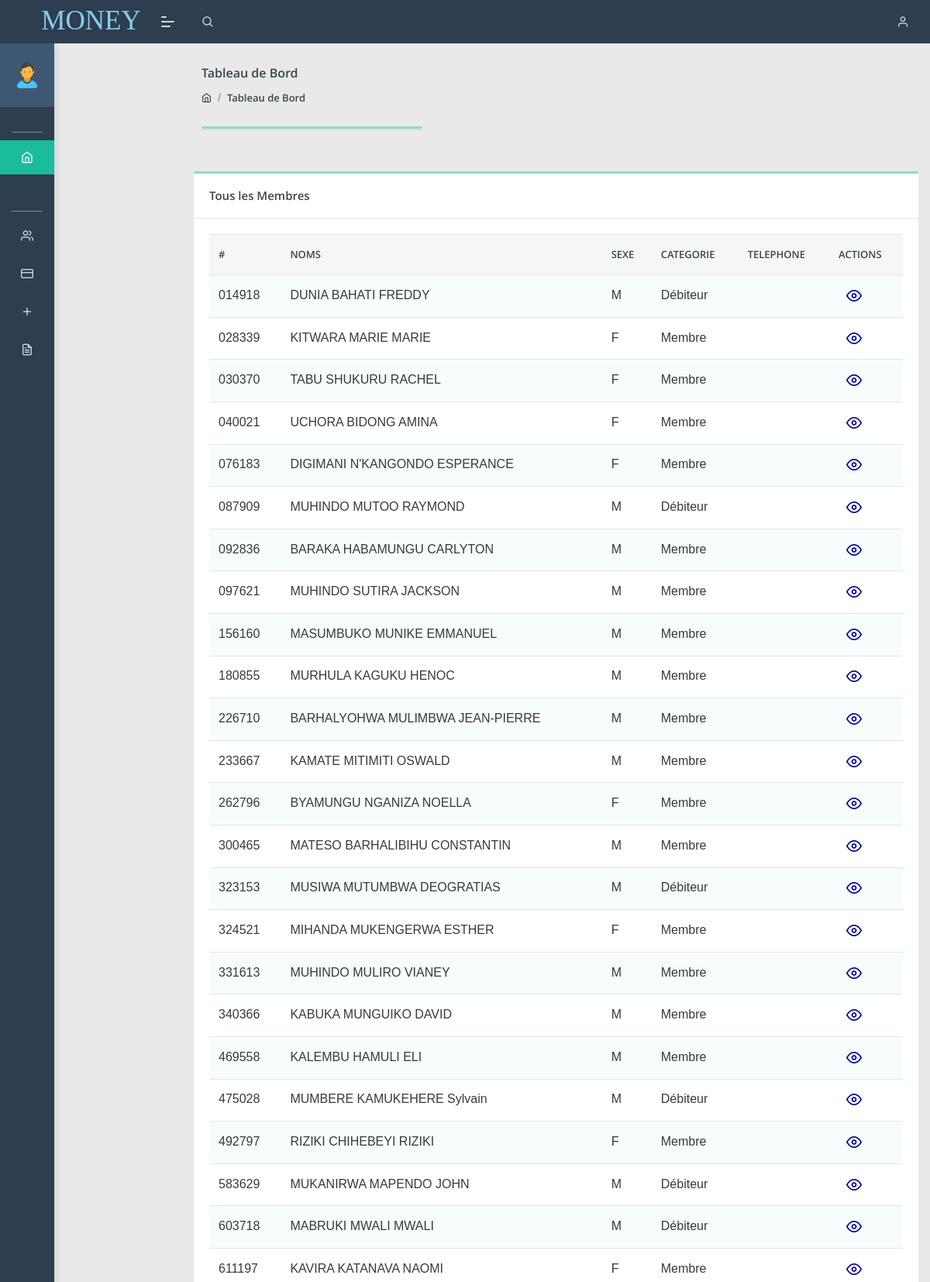
The app's page /dashboard (signed in, upper part) with its own data.
### tables this page shows
CREATE TABLE `membres` (
  `id` varchar(50) NOT NULL,
  `fname` varchar(100) NOT NULL,
  `postnom` varchar(100) NOT NULL,
  `prenom` varchar(100) NOT NULL,
  `sex` varchar(100) NOT NULL,
  `bplace` varchar(100) NOT NULL,
  `bday` date NOT NULL,
  `phone` varchar(15) NOT NULL,
  `member_type` varchar(20) NOT NULL,
  `adress` varchar(200) NOT NULL,
  `parts` int(11) NOT NULL
);

### dashboard.php (the view, shortened to what this page needs)
<?php
include './headers.php';
require './db/db.php';
 ?>
<body class="">
    <?php
    include './navbar.php';
    ?>
    <div class="separator" style="height:60px;"></div>
    <div class="pcoded-main-container">
        <div class="pcoded-content">
            <div class="page-header">
                <div class="page-block">
                    <div class="row align-items-center">
                        <div class="col-md-12">
                            <div class="page-header-title">
                                <h5 class="m-b-10">Tableau de Bord</h5>
                            </div>
                            <ul class="breadcrumb">
                                <li class="breadcrumb-item"><a href="index.html"><i class="feather icon-home"></i></a>
                                </li>
                                <li class="breadcrumb-item"><a href="#!">Tableau de Bord</a></li>
                            </ul>
                        </div>
                    </div>
                </div>
            </div>
            <div class="row">
                <div class="col-md-12 col-xl-4">
                    <div class="card support-bar overflow-hidden">
                        </div>
                    </div>
                </div>
            </div>
                <div class="col-xl-12">
                    <div class="card">
                        <div class="card-header">
                            <h5>Tous les Membres</h5>
                        </div>
                        <div class="card-body table-border-style">
                            <div class="table-responsive">
                                <table class="table table-striped" id="tables">
                                    <thead>
                                        <tr>
                                            <th>#</th>
                                            <th>Noms</th>
                                            <th>Sexe</th>
                                            <th>Categorie</th>
                                            <th>Telephone</th>
                                            <th>Actions</th>
                                        </tr>
                                    </thead>
                                    <tbody>
                                        <?php
                                        $sqlquery="SELECT * FROM membres";
                                        $result=mysqli_query($conn, $sqlquery);
                                        $count=mysqli_num_rows($result);
                                        if($count> 0){
                                          while($row=mysqli_fetch_assoc($result)){
                                            ?>
                                        <tr>
                                            <td><?php echo $row['id'] ?></td>
                                            <td><?php echo $names= $row['fname'].' '.$row['postnom'].' '.$row['prenom'] ?>
                                            </td>
                                            <td><?php echo $row['sex'] ?></td>
                                            <td><?php echo $row['member_type'] ?></td>
                                            <td><?php echo $row['phone'] ?></td>
                                            <td>
                                                <a href="member_details?id=<?php echo  $row['id'] ?> "><i
                                                        class="feather icon-eye"
                                                        style="color: rgb(0, 0, 150); font-size: 20px;padding: 5px; margin:5px"></i></a>
                                        </tr>
                                        <?php }} ?>
                                    </tbody>
                                </table>
                            </div>
                        </div>
                    </div>
                </div>
            </div>
</body>
</html>

### records on screen
membres: id "014918", fname+postnom+prenom "DUNIA BAHATI FREDDY", sex "M", member_type "Débiteur"
membres: id "028339", fname+postnom+prenom "KITWARA MARIE MARIE", sex "F", member_type "Membre"
membres: id "030370", fname+postnom+prenom "TABU SHUKURU RACHEL", sex "F", member_type "Membre"
membres: id "040021", fname+postnom+prenom "UCHORA BIDONG AMINA", sex "F", member_type "Membre"
membres: id "076183", fname+postnom+prenom "DIGIMANI N'KANGONDO ESPERANCE", sex "F", member_type "Membre"
membres: id "087909", fname+postnom+prenom "MUHINDO MUTOO RAYMOND", sex "M", member_type "Débiteur"
membres: id "092836", fname+postnom+prenom "BARAKA HABAMUNGU CARLYTON", sex "M", member_type "Membre"
membres: id "097621", fname+postnom+prenom "MUHINDO SUTIRA JACKSON", sex "M", member_type "Membre"
membres: id "156160", fname+postnom+prenom "MASUMBUKO MUNIKE EMMANUEL", sex "M", member_type "Membre"
membres: id "180855", fname+postnom+prenom "MURHULA KAGUKU HENOC", sex "M", member_type "Membre"
membres: id "226710", fname+postnom+prenom "BARHALYOHWA MULIMBWA JEAN-PIERRE", sex "M", member_type "Membre"
membres: id "233667", fname+postnom+prenom "KAMATE MITIMITI OSWALD", sex "M", member_type "Membre"
membres: id "262796", fname+postnom+prenom "BYAMUNGU NGANIZA NOELLA", sex "F", member_type "Membre"
membres: id "300465", fname+postnom+prenom "MATESO BARHALIBIHU CONSTANTIN", sex "M", member_type "Membre"
membres: id "323153", fname+postnom+prenom "MUSIWA MUTUMBWA DEOGRATIAS", sex "M", member_type "Débiteur"
membres: id "324521", fname+postnom+prenom "MIHANDA MUKENGERWA ESTHER", sex "F", member_type "Membre"
membres: id "331613", fname+postnom+prenom "MUHINDO MULIRO VIANEY", sex "M", member_type "Membre"
membres: id "340366", fname+postnom+prenom "KABUKA MUNGUIKO DAVID", sex "M", member_type "Membre"
membres: id "469558", fname+postnom+prenom "KALEMBU HAMULI ELI", sex "M", member_type "Membre"
membres: id "475028", fname+postnom+prenom "MUMBERE KAMUKEHERE Sylvain", sex "M", member_type "Débiteur"
membres: id "492797", fname+postnom+prenom "RIZIKI CHIHEBEYI RIZIKI", sex "F", member_type "Membre"
membres: id "583629", fname+postnom+prenom "MUKANIRWA MAPENDO JOHN", sex "M", member_type "Débiteur"
membres: id "603718", fname+postnom+prenom "MABRUKI MWALI MWALI", sex "M", member_type "Débiteur"
membres: id "611197", fname+postnom+prenom "KAVIRA KATANAVA NAOMI", sex "F", member_type "Membre"
